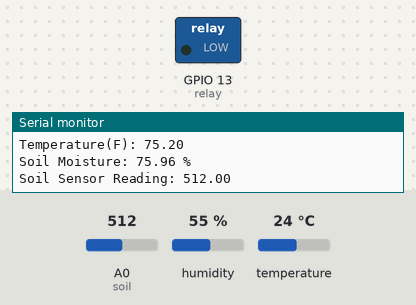
The sketch below on a simulated ESP8266 (NodeMCU). Parts: switched loads named in the sketch (green lamp = pin HIGH), the last lines printed to the serial monitor. The test bench sets the inputs (shaded band); at power-on: A0 (soil) = 512, humidity 55 %, temperature 24 °C.

Above: at 2.2 s.
2.3 s: A0 (soil) set to 480
At 4.1 s:
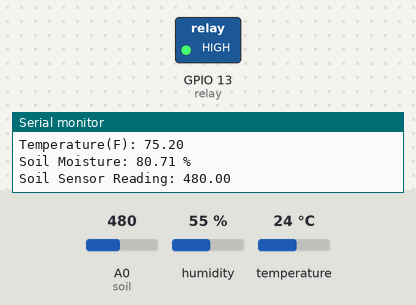
5.1 s: A0 (soil) set to 500
At 5.8 s:
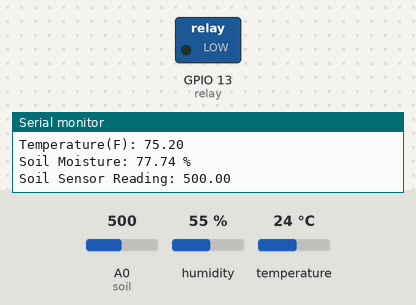
7.9 s: A0 (soil) set to 306
At 10.4 s:
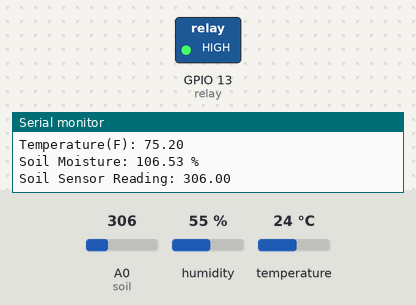
Timing chart, 0 to 11.9 s (numbered marks = the images above; inputs shaded):
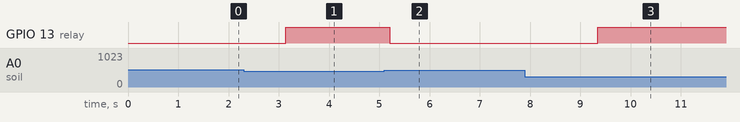

The sketch:

Smart_agriculture.ino
```cpp
 #include <ESP8266WiFi.h>
 #include "DHT.h"        // DHT11 temperature and humidity sensor Predefined library

#define DHTTYPE DHT11   // DHT 11
#define dht_dpin 0      //GPIO-0 D3 pin of nodemcu

int soil       = A0;      //Analog channel A0 as used to measure moisture
int relay = 13;       // GPIO13---D7 of NodeMCU--Motor connection


DHT dht(dht_dpin, DHTTYPE);

void setup(void)
{
  dht.begin();
  Serial.begin(19200);

  delay(1000);
  pinMode(relay, OUTPUT);       //D7 as output
  digitalWrite(relay, LOW);     //Deactivate relay

}


void loop() {

 float h =0.0;  //Humidity level
 float t =0.0;  //Temperature in celcius
 float f =0.0;  //Temperature in fahrenheit
 float percentage = 0.0; // Calculating percentage of moisture
 float reading    = 0.0; //Analog channel moisture read


     h = dht.readHumidity();    //Read humidity level
     t = dht.readTemperature(); //Read temperature in celcius
     f = (t * 1.8) + 32;        //Temperature converted to Fahrenheit

     reading = analogRead(soil); //Analog pin reading output voltage by water moisture soil sensor
     percentage = ((1024-reading)/674) * 100;   //Converting the raw value in percentage

     Serial.println("*************Reading***************");

     Serial.print("Humidity: ");
     Serial.println(h);

     Serial.print("Temperature(C): ");
     Serial.println(t);

     Serial.print("Temperature(F): ");
     Serial.println(f);

     Serial.print("Soil Moisture: ");
     Serial.print(percentage);
     Serial.println(" %");

     Serial.print("Soil Sensor Reading: ");
     Serial.println(reading);

    if (reading<=490) // If less mositure in soil start the motor otherwise stop
    {
      digitalWrite(relay, HIGH);
    }
    else
    {
      digitalWrite(relay, LOW);
    }

    delay(2000);

    Serial.println("");

}
```

Measured:
- the behaviour switches between 491 and 490 on A0 (soil) (found by bisection; images 0 and 1)
- after the input at 2.3 s, GPIO 13 (relay): LOW → HIGH after 0.84 s
- after the input at 5.1 s, GPIO 13 (relay): HIGH → LOW after 0.11 s
- after the input at 7.9 s, GPIO 13 (relay): LOW → HIGH after 1.4 s
